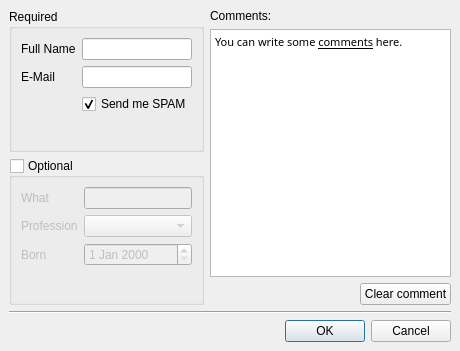
<ui version="4.0" >
 <class>SimpleUIExample</class>
 <widget class="QDialog" name="SimpleUIExample" >
  <property name="geometry" >
   <rect>
    <x>0</x>
    <y>0</y>
    <width>460</width>
    <height>351</height>
   </rect>
  </property>
  <property name="windowTitle" >
   <string>Dialog</string>
  </property>
  <property name="modal" >
   <bool>true</bool>
  </property>
  <layout class="QGridLayout" >
   <property name="margin" >
    <number>9</number>
   </property>
   <property name="spacing" >
    <number>6</number>
   </property>
   <item row="5" column="0" colspan="3" >
    <widget class="QDialogButtonBox" name="buttonBox" >
     <property name="orientation" >
      <enum>Qt::Horizontal</enum>
     </property>
     <property name="standardButtons" >
      <set>QDialogButtonBox::Cancel|QDialogButtonBox::NoButton|QDialogButtonBox::Ok</set>
     </property>
    </widget>
   </item>
   <item row="4" column="0" colspan="3" >
    <widget class="Line" name="line" >
     <property name="orientation" >
      <enum>Qt::Horizontal</enum>
     </property>
    </widget>
   </item>
   <item rowspan="2" row="0" column="0" >
    <widget class="QGroupBox" name="groupBox_Required" >
     <property name="title" >
      <string>Required</string>
     </property>
     <layout class="QGridLayout" >
      <property name="margin" >
       <number>9</number>
      </property>
      <property name="spacing" >
       <number>6</number>
      </property>
      <item row="3" column="1" >
       <spacer>
        <property name="orientation" >
         <enum>Qt::Vertical</enum>
        </property>
        <property name="sizeHint" >
         <size>
          <width>20</width>
          <height>40</height>
         </size>
        </property>
       </spacer>
      </item>
      <item row="2" column="1" >
       <widget class="QCheckBox" name="checkBox_Spam" >
        <property name="text" >
         <string>Send me SPAM</string>
        </property>
        <property name="checked" >
         <bool>true</bool>
        </property>
       </widget>
      </item>
      <item row="1" column="0" >
       <widget class="QLabel" name="label_Email" >
        <property name="text" >
         <string>E-Mail</string>
        </property>
       </widget>
      </item>
      <item row="0" column="0" >
       <widget class="QLabel" name="label_Name" >
        <property name="text" >
         <string>Full Name</string>
        </property>
       </widget>
      </item>
      <item row="1" column="1" >
       <widget class="QLineEdit" name="lineEdit_Email" />
      </item>
      <item row="0" column="1" >
       <widget class="QLineEdit" name="lineEdit_Name" />
      </item>
     </layout>
    </widget>
   </item>
   <item rowspan="2" row="2" column="0" >
    <widget class="QGroupBox" name="groupBox_Optional" >
     <property name="enabled" >
      <bool>true</bool>
     </property>
     <property name="title" >
      <string>Optional</string>
     </property>
     <property name="checkable" >
      <bool>true</bool>
     </property>
     <property name="checked" >
      <bool>false</bool>
     </property>
     <layout class="QGridLayout" >
      <property name="margin" >
       <number>9</number>
      </property>
      <property name="spacing" >
       <number>6</number>
      </property>
      <item row="3" column="1" >
       <spacer>
        <property name="orientation" >
         <enum>Qt::Vertical</enum>
        </property>
        <property name="sizeHint" >
         <size>
          <width>20</width>
          <height>40</height>
         </size>
        </property>
       </spacer>
      </item>
      <item row="0" column="1" colspan="2" >
       <widget class="QLineEdit" name="lineEdit_What" />
      </item>
      <item row="2" column="0" >
       <widget class="QLabel" name="label_Born" >
        <property name="text" >
         <string>Born</string>
        </property>
       </widget>
      </item>
      <item row="1" column="0" >
       <widget class="QLabel" name="label_Profession" >
        <property name="text" >
         <string>Profession</string>
        </property>
       </widget>
      </item>
      <item row="0" column="0" >
       <widget class="QLabel" name="label_What" >
        <property name="text" >
         <string>What</string>
        </property>
       </widget>
      </item>
      <item row="2" column="1" colspan="2" >
       <widget class="QDateEdit" name="dateEdit_Born" />
      </item>
      <item row="1" column="1" colspan="2" >
       <widget class="QComboBox" name="comboBox_Profession" >
        <item>
         <property name="text" >
          <string/>
         </property>
        </item>
        <item>
         <property name="text" >
          <string>Superstar</string>
         </property>
        </item>
        <item>
         <property name="text" >
          <string>Programer</string>
         </property>
        </item>
        <item>
         <property name="text" >
          <string>Teacher</string>
         </property>
        </item>
       </widget>
      </item>
     </layout>
    </widget>
   </item>
   <item row="0" column="1" colspan="2" >
    <widget class="QLabel" name="label_Comments" >
     <property name="sizePolicy" >
      <sizepolicy>
       <hsizetype>5</hsizetype>
       <vsizetype>4</vsizetype>
       <horstretch>0</horstretch>
       <verstretch>0</verstretch>
      </sizepolicy>
     </property>
     <property name="text" >
      <string>Comments:</string>
     </property>
    </widget>
   </item>
   <item rowspan="2" row="1" column="1" colspan="2" >
    <widget class="QTextEdit" name="textEdit_Comments" >
     <property name="html" >
      <string>&lt;html>&lt;head>&lt;meta name="qrichtext" content="1" />&lt;style type="text/css">
p, li { white-space: pre-wrap; }
&lt;/style>&lt;/head>&lt;body style=" font-family:MS Shell Dlg 2; font-size:8.25pt; font-weight:400; font-style:normal; text-decoration:none;">
&lt;p style=" margin-top:0px; margin-bottom:0px; margin-left:0px; margin-right:0px; -qt-block-indent:0; text-indent:0px; font-family:MS; font-size:8pt;">You can write some &lt;span style=" text-decoration: underline;">comments&lt;/span> here.&lt;/p>&lt;/body>&lt;/html></string>
     </property>
    </widget>
   </item>
   <item row="3" column="2" >
    <widget class="QPushButton" name="pushButton_Clear" >
     <property name="text" >
      <string>Clear comment</string>
     </property>
    </widget>
   </item>
   <item row="3" column="1" >
    <spacer>
     <property name="orientation" >
      <enum>Qt::Horizontal</enum>
     </property>
     <property name="sizeHint" >
      <size>
       <width>231</width>
       <height>20</height>
      </size>
     </property>
    </spacer>
   </item>
  </layout>
 </widget>
 <tabstops>
  <tabstop>lineEdit_Name</tabstop>
  <tabstop>lineEdit_Email</tabstop>
  <tabstop>checkBox_Spam</tabstop>
  <tabstop>lineEdit_What</tabstop>
  <tabstop>comboBox_Profession</tabstop>
  <tabstop>dateEdit_Born</tabstop>
  <tabstop>textEdit_Comments</tabstop>
  <tabstop>pushButton_Clear</tabstop>
 </tabstops>
 <resources/>
 <connections>
  <connection>
   <sender>pushButton_Clear</sender>
   <signal>clicked()</signal>
   <receiver>textEdit_Comments</receiver>
   <slot>clear()</slot>
   <hints>
    <hint type="sourcelabel" >
     <x>466</x>
     <y>278</y>
    </hint>
    <hint type="destinationlabel" >
     <x>266</x>
     <y>270</y>
    </hint>
   </hints>
  </connection>
  <connection>
   <sender>buttonBox</sender>
   <signal>accepted()</signal>
   <receiver>SimpleUIExample</receiver>
   <slot>accept()</slot>
   <hints>
    <hint type="sourcelabel" >
     <x>406</x>
     <y>340</y>
    </hint>
    <hint type="destinationlabel" >
     <x>200</x>
     <y>0</y>
    </hint>
   </hints>
  </connection>
  <connection>
   <sender>buttonBox</sender>
   <signal>rejected()</signal>
   <receiver>SimpleUIExample</receiver>
   <slot>reject()</slot>
   <hints>
    <hint type="sourcelabel" >
     <x>406</x>
     <y>326</y>
    </hint>
    <hint type="destinationlabel" >
     <x>415</x>
     <y>0</y>
    </hint>
   </hints>
  </connection>
 </connections>
</ui>
